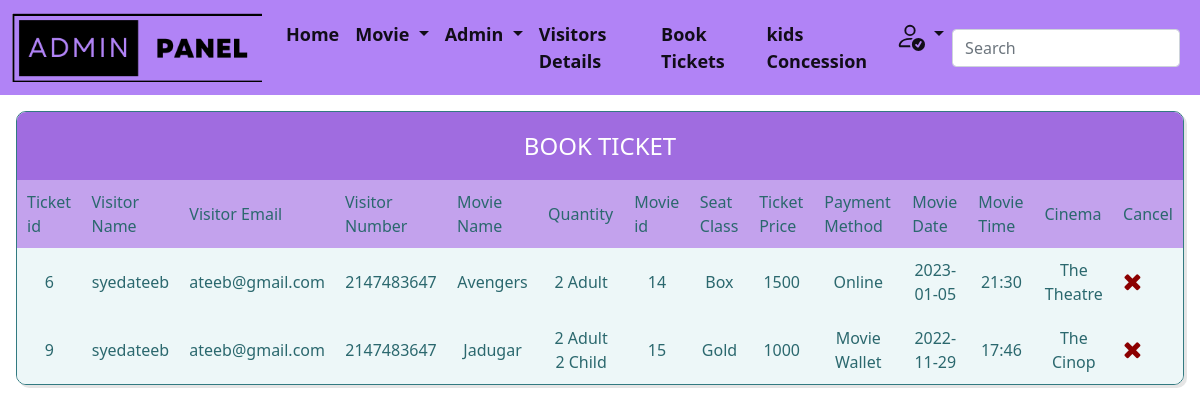
The page /book_ticket.php (signed in) on the database its author committed.
### tables this page shows
CREATE TABLE `bookticket` (
  `ticket_id` int(255) NOT NULL,
  `visitors_name` varchar(255) NOT NULL,
  `visitors_email` varchar(255) NOT NULL,
  `visitors_number` int(255) NOT NULL,
  `movie_name` varchar(255) NOT NULL,
  `quantity` varchar(255) NOT NULL,
  `movie_id` int(255) NOT NULL,
  `seat_class` varchar(255) NOT NULL,
  `ticket_price` int(255) NOT NULL,
  `payment_method` varchar(255) NOT NULL,
  `movie_date` date NOT NULL,
  `movie_time` varchar(255) NOT NULL,
  `movie_cinema` varchar(255) NOT NULL
);

### book_ticket.php (the view, shortened to what this page needs)
<!DOCTYPE html>
<html lang="en">
<head>
    <link rel="stylesheet" href="style.css">
    <link rel="stylesheet" href="https://cdnjs.cloudflare.com/ajax/libs/font-awesome/4.7.0/css/font-awesome.min.css">
    <link href="https://cdn.jsdelivr.net/npm/bootstrap@5.0.2/dist/css/bootstrap.min.css" rel="stylesheet">
  </head>
<body>
<nav class="navbar navbar-expand-lg navbar-light " style="background-color: #b183f6 ;">
  <div class="container-fluid">
    <a id="av" class="navbar-brand" href=""><img class="logo" width="250px" src="images/admin.png" alt=""></a>
    <div class="collapse navbar-collapse" id="navbarSupportedContent">
      <ul id="ab"  class="navbar-nav me-auto mb-2 mb-lg-0">
        <li class="nav-item">
          <a class="nav-link active" aria-current="page" href="admin_home.php?email=<?php echo $_GET['email']; ?>">Home</a>
        </li>
        <li class="nav-item dropdown">
          <a class="nav-link active dropdown-toggle" href="#" id="navbarDropdown" role="button" data-bs-toggle="dropdown" aria-expanded="false">
            Movie
          </a>
        </li>
        <li class="nav-item dropdown">
          <a class="nav-link active dropdown-toggle" href="#" id="navbarDropdown" role="button" data-bs-toggle="dropdown" aria-expanded="false">
           Admin
          </a>
        </li>
        <li class="nav-item">
          <a class="nav-link active" href="visitors_detail.php?email=<?php echo $_GET['email'];?>">Visitors Details</a>
        </li>
        <li class="nav-item">
          <a class="nav-link active" href="book_ticket.php?email=<?php echo $_GET['email'];?>">Book Tickets</a>
        </li>
        <li class="nav-item">
          <a class="nav-link active" href="concession_req.php?email=<?php echo $_GET['email'];?>">kids Concession</a>
        </li>
        <li class="nav-item dropdown">
          <a class="nav-link active dropdown-toggle" id="navbarDropdown" role="button" data-bs-toggle="dropdown" aria-expanded="false">
          </a>
        </li>
      </ul>
      <form class="d-flex">
        <input class="form-control me-2" type="search" placeholder="Search" aria-label="Search">
      </form>
    </div>
  </div>
</nav>
<div class="table-users">
   <div class="header">Book Ticket</div>
   <thead>
   <table cellspacing="0">
      <tr>
         <th>Ticket id</th>
         <th>Visitor Name</th>
         <th>Visitor Email</th>
         <th>Visitor Number</th>
         <th>Movie Name</th>
         <th>Quantity</th>
         <th>Movie id</th>
         <th>Seat Class</th>
         <th>Ticket Price</th>
         <th>Payment Method</th>
         <th>Movie Date</th>
         <th>Movie Time</th>
         <th>Cinema</th>
         <th>Cancel</th>
      </tr>
</thead>
  <tbody>
  <?php
include 'database.php';
$sql = "SELECT * FROM bookticket";
$query = mysqli_query($conn,$sql);
while($arr = mysqli_fetch_array($query))
{
?>
      <tr>
         <td><?php echo $arr['ticket_id']; ?></td>
         <td><?php echo $arr['visitors_name']; ?></td>
         <td><?php echo $arr['visitors_email']; ?></td>
         <td><?php echo $arr['visitors_number']; ?></td>
         <td><?php echo $arr['movie_name']; ?></td>
         <td><?php echo $arr['quantity']; ?></td>
         <td><?php echo $arr['movie_id']; ?></td>
         <td><?php echo $arr['seat_class']; ?></td>
         <td><?php echo $arr['ticket_price']; ?></td>
         <td><?php echo $arr['payment_method']; ?></td>
         <td><?php echo $arr['movie_date']; ?></td>
         <td><?php echo $arr['movie_time']; ?></td>
         <td><?php echo $arr['movie_cinema']; ?></td>
         <td><a href="delete_ticket.php?ticket_id=<?php echo $arr['ticket_id']; ?>&email=<?php echo $_GET['email'] ?>"><i class='fa fa-times' style='font-size:24px;color:darkred'></i></a></td>
      </tr>
      </tbody>
  <?php
}
?>
</div>
</body>
</html>

### style.css (style rules this page uses)
#av { font-weight: bolder; }
#ab { font-weight: bold; font-size: 18px; }
body { background-image: url(images/cine.jpg); background-size: cover; background-position: inherit; background-repeat: no-repeat; height: 100vh; }

### book_ticket.php (style rules this page uses)
.header { background-color: #a06ce0; color: white; font-size: 1.5em; padding: 1rem; text-align: center; text-transform: uppercase; }
.table-users { border: 1px solid #327a81; border-radius: 10px; box-shadow: 3px 3px 0 rgba(0, 0, 0, 0.1); max-width: calc(100% - 2em); margin: 1em auto; overflow: hidden; width: auto; }
table { width: 100%; }
table td, table th { color: #2b686e; padding: 10px; }
table td { text-align: center; vertical-align: middle; }
table td:last-child { font-size: 0.95em; line-height: 1.4; text-align: left; }
table th { background-color: #c3a2ed; font-weight: 300; }
table tr:nth-child(2n+1) { background-color: #edf7f8; }
.logo { width:250px; }

### rows shown on the page
bookticket: ticket_id "6", visitors_name "syedateeb", visitors_email "ateeb@gmail.com", visitors_number "2147483647", movie_name "Avengers", quantity "2 Adult", movie "14", seat_class "Box", ticket_price "1500", payment_method "Online", movie_date "2023-01-05", movie_time "21:30", movie_cinema "The Theatre"
bookticket: ticket_id "9", visitors_name "syedateeb", visitors_email "ateeb@gmail.com", visitors_number "2147483647", movie_name "Jadugar", quantity "2 Adult 2 Child", movie "15", seat_class "Gold", ticket_price "1000", payment_method "Movie Wallet", movie_date "2022-11-29", movie_time "17:46", movie_cinema "The Cinop"
